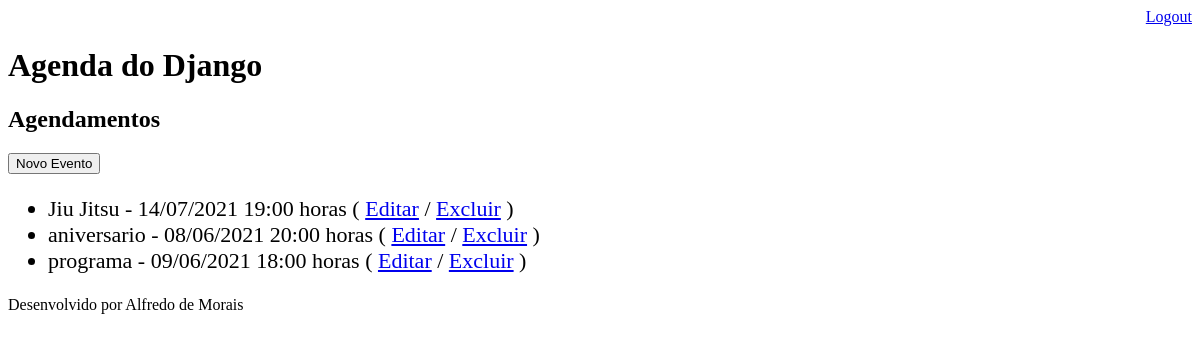
The app's page /agenda/ (signed in), older data.
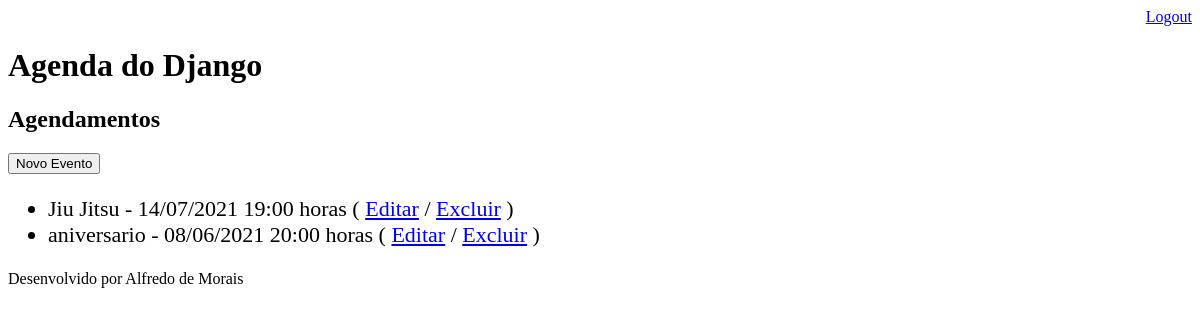
The same page, newer data.
### core/models.py (models this page shows, shortened)
class Evento(models.Model):
    titulo = models.CharField(max_length=100)
    descricao = models.TextField(blank=True, null=True)
    data_evento = models.DateTimeField(verbose_name='Data do Evento')
    data_criacao = models.DateTimeField(auto_now=True)
    usuario = models.ForeignKey(User, on_delete=models.CASCADE)
    class Meta:
        db_table = 'evento'
    def get_data_evento(self):
        return self.data_evento.strftime('%d/%m/%Y %H:%M horas')
    def get_evento_atrasado(self):
        if self.data_evento < datetime.now():
            return True
        else:
            return False

### core/views.py (the view)
# urls.py: path('agenda/', views.lista_eventos),
@login_required(login_url='/login/')
def lista_eventos(request):
    usuario = request.user
    data_atual = datetime.now() - timedelta(hours=1)
    evento = Evento.objects.filter(usuario=usuario,
                                   data_evento__gt=data_atual)
    dados = {'eventos': evento}
    return render(request, 'agenda.html', dados)

### templates/agenda.html (shortened to what this page needs)
{% extends "model-page.html" %}
{% block content %}
	<h2>Agendamentos</h1>
    <a href="evento/">
        <button type="button">Novo Evento</button>
    </a>
    <ul style="font-size: 22px">
        {% for evento in eventos %}
            <li>
                <div style=>
                    {{ evento.titulo }} - {{ evento.get_data_evento }}
                    ( <a href="evento/?id={{ evento.id }}">Editar</a>
                    / <a href="evento/delete/{{ evento.id }}/">Excluir</a> )
                </div>
            </li>
        {% endfor %}
    </ul>
{% endblock %}

Row changes from the older to the newer data that the page shows:
no longer on this page (row edited): Evento: titulo "programa", get_data_evento "09/06/2021 18:00 horas"
